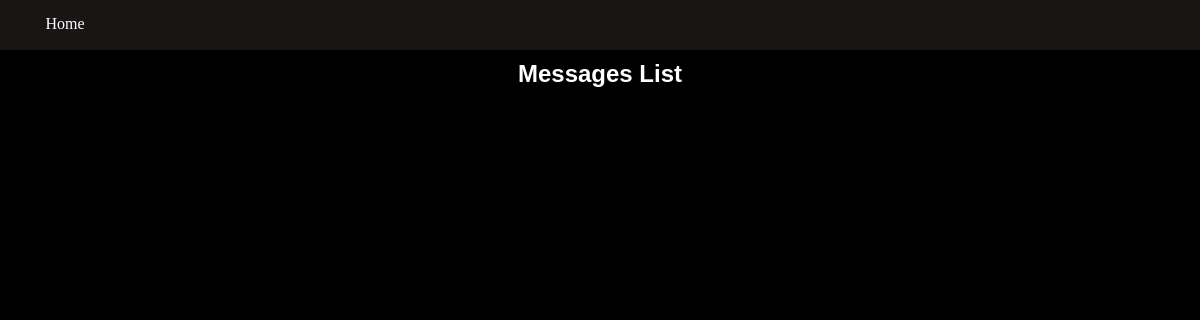
/twitter/messages (signed in), run on an earlier commit of the app's database.
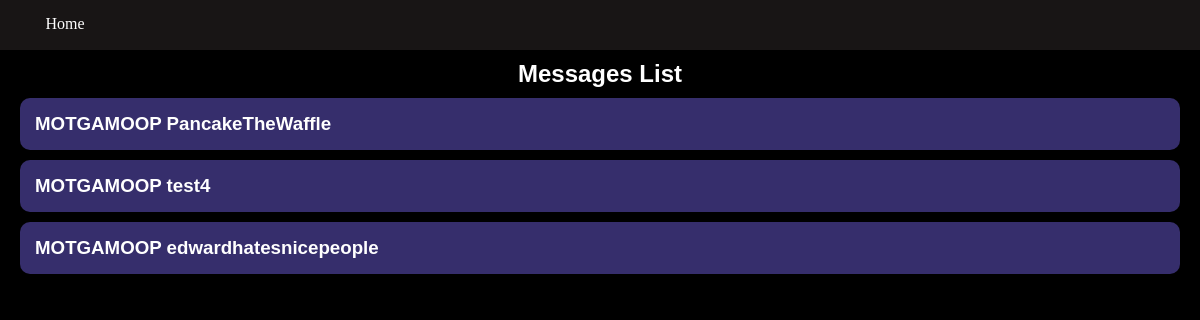
And on a later commit of the database.
### twitter/models.py (models this page shows, shortened)
class MessageBoard(models.Model):
    users = models.ManyToManyField(User2, related_name="users")
    name = models.CharField(max_length = 100)
    last_messaged = models.DateTimeField("last message")
    messages = models.ManyToManyField("MessageObj", related_name="messages")

### twitter/views.py (the view)
# urls.py: path("messages", views.Messages, name="messages"),
def Messages(request):
    user = get_object_or_404(User2, username=request.user.username)
    dms = MessageBoard.objects.filter(users__in=[user]).order_by("-last_messaged")
    empty = False
    if dms and len(dms) == 0:
        empty = True
    context = {"dms": dms, "empty": empty}
    return render(request, 'twitter/messages.html', context)

### twitter/templates/twitter/messages.html (shortened to what this page needs)
<!DOCTYPE html>
<html lang="en">
<head>
    {% load static %}
    <link rel = "stylesheet" href = "{% static 'twitter/css/messages.css' %}">
</head>
<body>
    <div class = "navbar">
        <a href = "{% url 'home' %}">
            <div class = "homebutton">
                    Home
            </div>
        </a>
    </div>
    <center><h2>Messages List</h2></center>
    {% if empty %}
        <h1>No Messages Found</h1>
    {% else %}
        {% for dm in dms %}
        <div class = "post">
            <a href = "{% url 'message' pk=dm.pk %}"><h3>{{dm.name}}</h3></a>
        </div>
        {% endfor %}
    {% endif %}
</body>
</html>

What changed in the data, as far as the page shows it:
added MessageBoard: name "MOTGAMOOP PancakeTheWaffle"
added MessageBoard: name "MOTGAMOOP test4"
added MessageBoard: name "MOTGAMOOP edwardhatesnicepeople"
